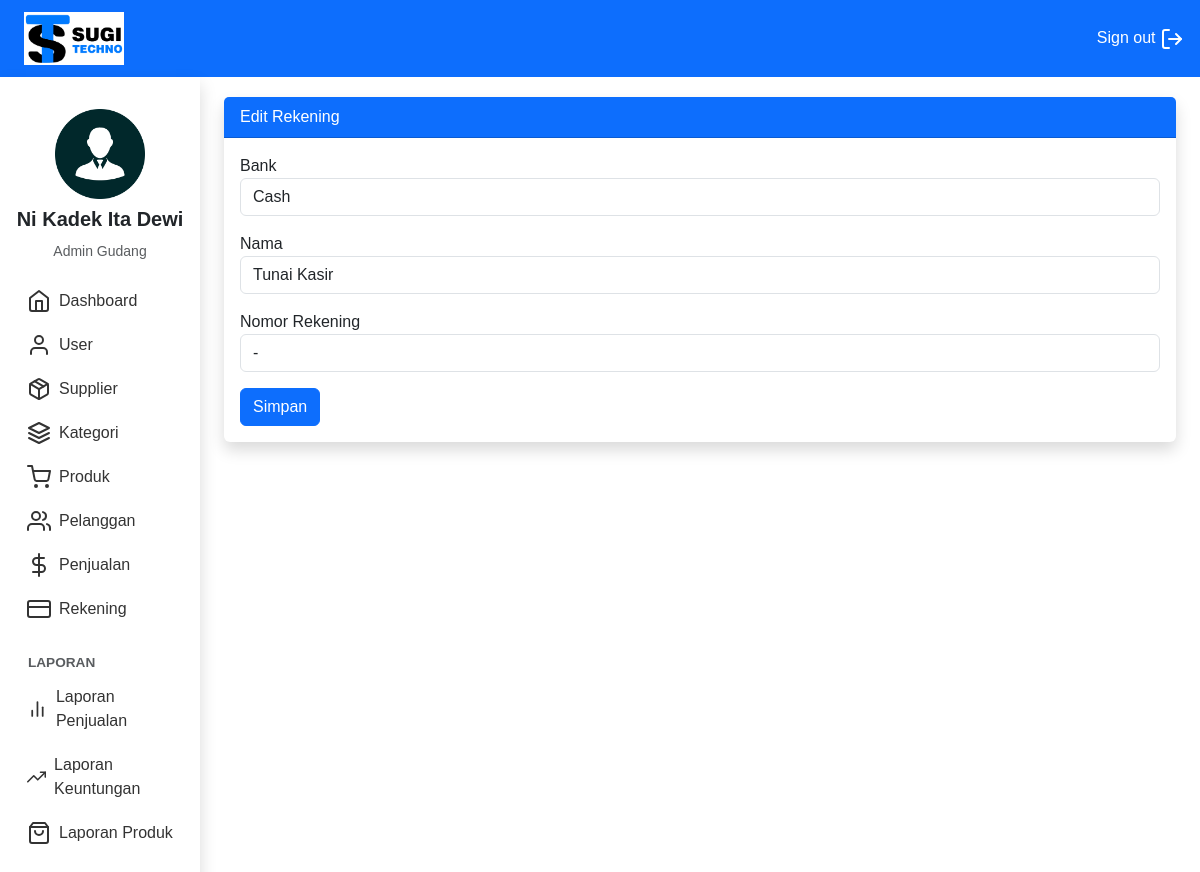
The page /Gudang/index.php?page=rekening_edit&id=1 (signed in) on the database its author committed.
### tables this page shows
CREATE TABLE `rekening` (
  `id_rekening` int(11) NOT NULL,
  `id_toko` int(11) NOT NULL,
  `bank` varchar(100) NOT NULL,
  `nomor` varchar(100) NOT NULL,
  `nama` varchar(100) NOT NULL
);

### Gudang/rekening_edit.php (the view, shortened to what this page needs)
<?php
$id_rekening = $_GET['id'];
$id_toko = $_SESSION['user']['id_toko'];
$ambil = $koneksi->query("SELECT * FROM rekening WHERE id_rekening='$id_rekening' AND id_toko='$id_toko' ");
$rekening = $ambil->fetch_assoc();
?>
<div class="card border-0 shadow">
    <div class="card-header bg-primary text-white">Edit Rekening</div>
    <div class="card-body">
        <form action="" method="post">
            <div class="mb-3">
                <label for="">Bank</label>
                <input type="text" name="bank" class="form-control" value="<?php echo $rekening['bank'] ?>">
            </div>
            <div class="mb-3">
                <label for="">Nama</label>
                <input type="text" name="nama" class="form-control" value="<?php echo $rekening['nama'] ?>">
            </div>
            <div class="mb-3">
                <label for="">Nomor Rekening</label>
                <input type="text" name="nomor" class="form-control" value="<?php echo $rekening['nomor'] ?>">
            </div>
            <button class="btn btn-primary" name="simpan">Simpan</button>
        </form>
    </div>
</div>

### Gudang/index.php (style rules this page uses)
body { font-family: 'Arial', sans-serif; background-color: #f8f9fa; }

### rows shown on the page
rekening: bank "Cash", nama "Tunai Kasir", nomor "-"

### other values the page prints
$_SESSION['user']['nama_user'] "Ni Kadek Ita Dewi"
